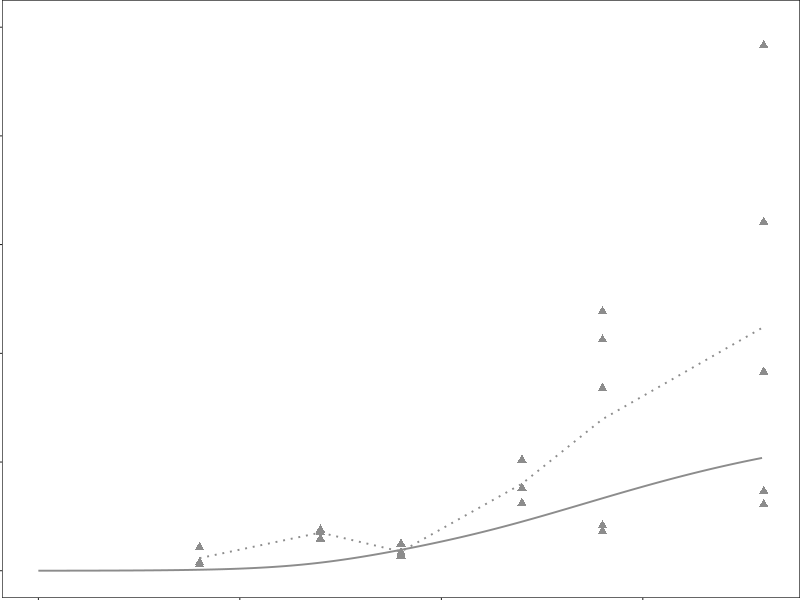
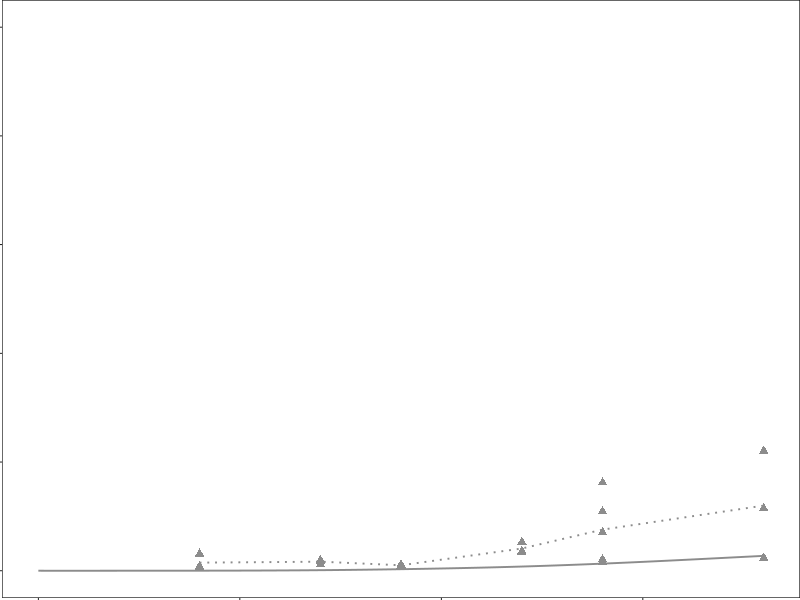
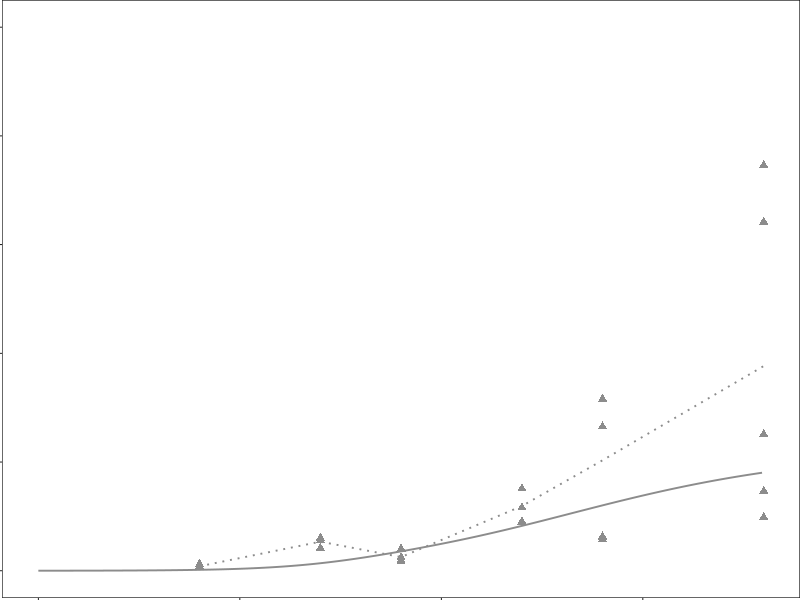
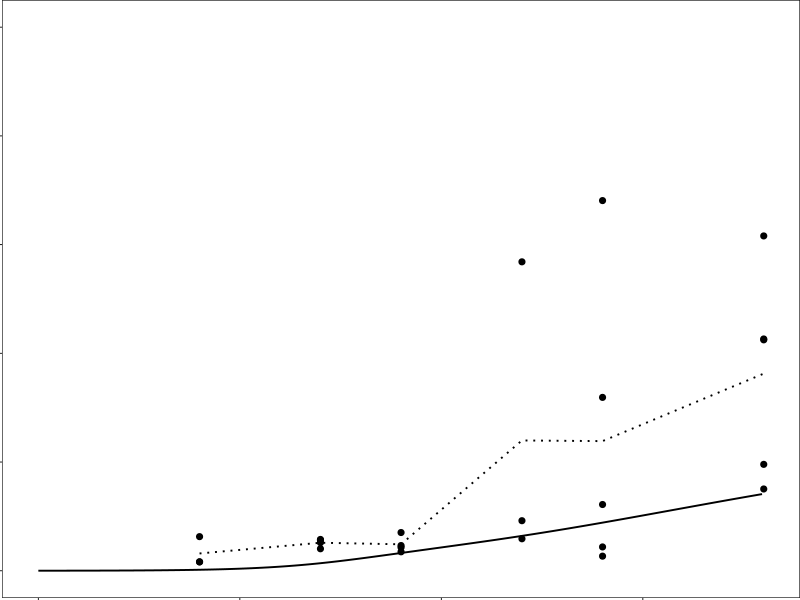
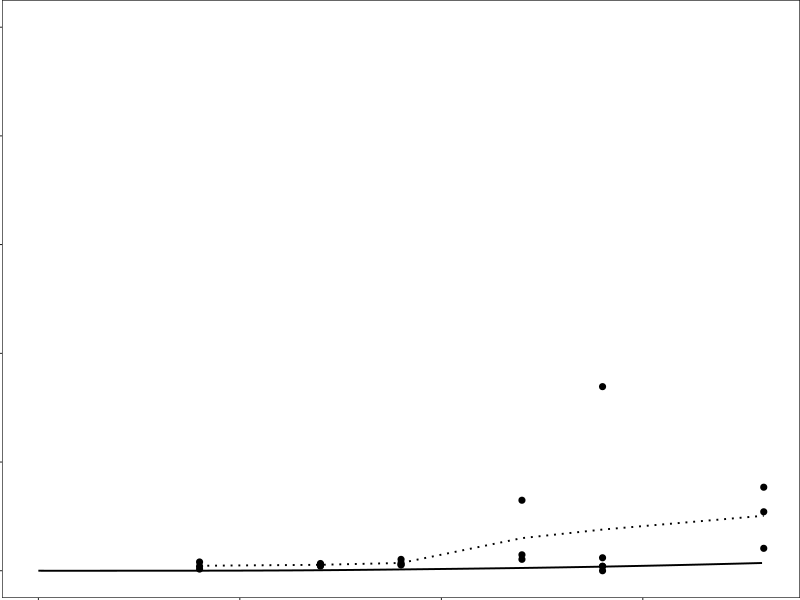
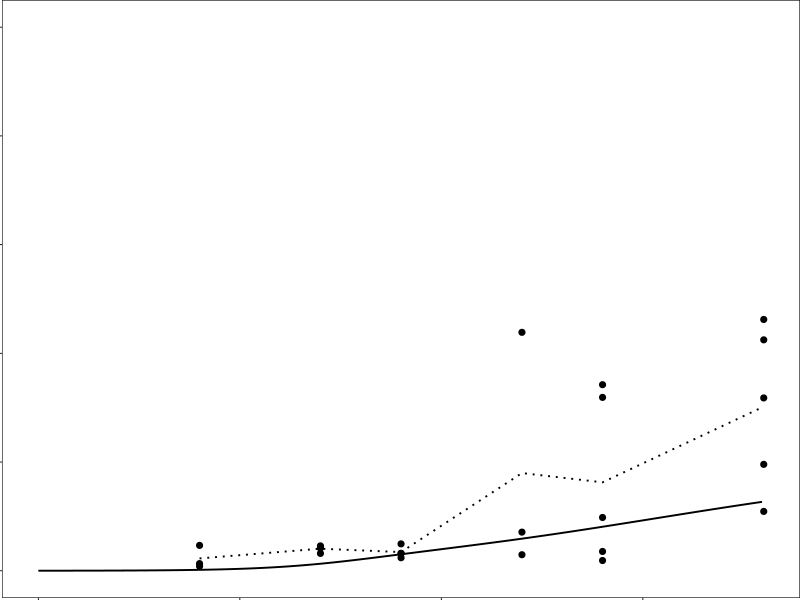
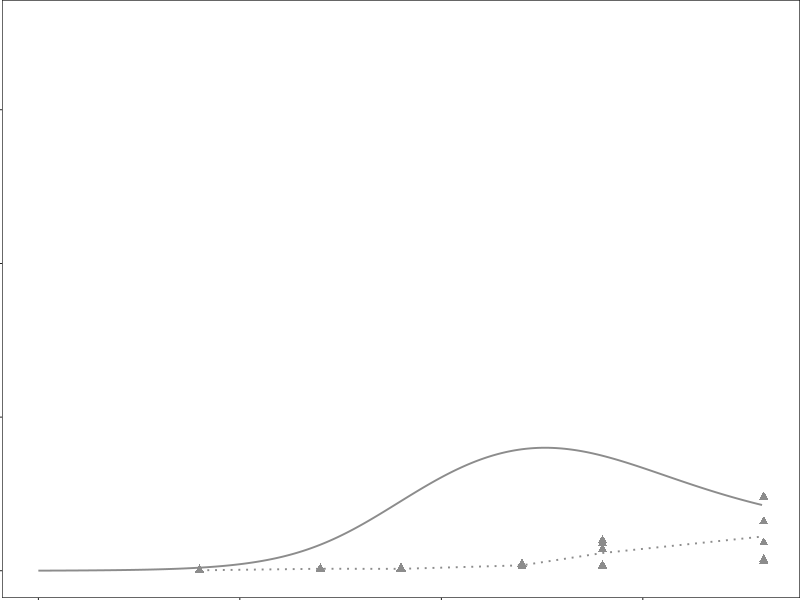
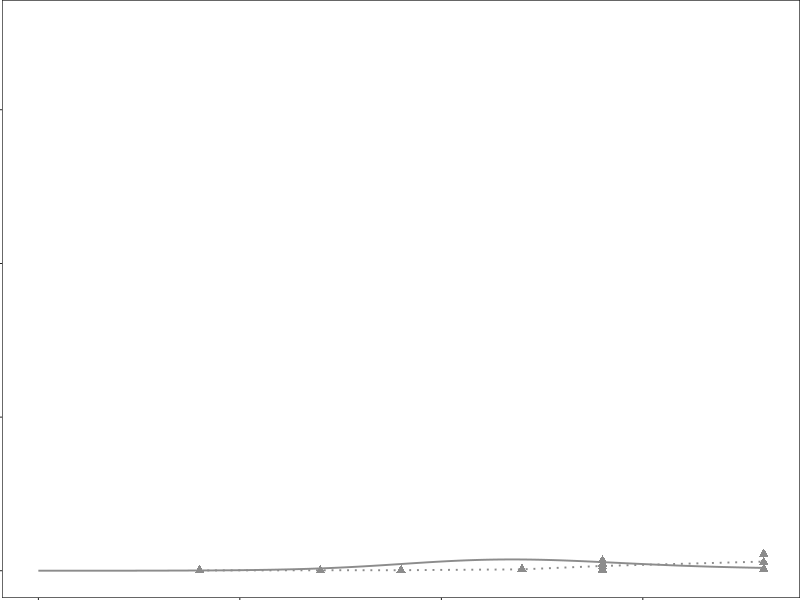

Generate these figures, in order, with R:
#====================================================================
# LIBRARIES + DATA
#====================================================================
library(ggplot2)

ModeldataWT = read.csv("../../Data/ModelOutputWT_final.csv")
ModeldataKO = read.csv("../../Data/ModelOutputKO_final.csv")
WTData = read.csv("../../RawData/ActivatedWTSpleen.csv")
ProlWTData = read.csv("../../RawData/WTProl.csv")
KOData = read.csv("../../RawData/ActivatedKOSpleen.csv")
ProlKOData = read.csv("../../RawData/KOProl.csv")

max(KOData$ActivatedCD4CT)

WTData$hours = WTData$hours / 24
KOData$hours = KOData$hours / 24
ProlWTData$hours = ProlWTData$hours / 24
ProlKOData$hours = ProlKOData$hours / 24

colnames(ModeldataWT) = c("NaiveCT", "ActTCT", "TregCT", "ThyNaive", "ActTNaive", "ThyTregs",
                          "TregNaive", "ProlNaive", "ProlActT", "ProlTreg", "IL-2", "ThymWeigth")
colnames(ModeldataKO) = c("NaiveCT", "ActTCT", "TregCT", "ThyNaive", "ActTNaive", "ThyTregs",
                          "TregNaive", "ProlNaive", "ProlActT", "ProlTreg", "IL-2", "ThymWeigth")

ModeldataWT$time = 0:431
ModeldataKO$time = 0:431
ModeldataWT$time = ModeldataWT$time / 24
ModeldataKO$time = ModeldataKO$time / 24

#====================================================================
# 2) COMMON PARAMETERS
#====================================================================
# Plot size (mm)
width_fig  <- 31.39
height_fig <- 25.29

# point & line sizes
dotsize_mm_WT <- 2.06    # WT symbol diameter (mm)
dotsize_mm_KO <- 1.75    # KO symbol diameter (mm)
linewidth_pt  <- 0.655   # line width in pt

# base theme: no labels, no grids, thin box border
small_theme_clean <- theme_minimal(base_size = 6) +
  theme(
    axis.title    = element_blank(),
    axis.text     = element_blank(),
    axis.ticks.x  = element_line(linewidth = 0.3),
    axis.ticks.y  = element_line(linewidth = 0.3),
    panel.grid    = element_blank(),
    panel.background = element_rect(fill="white", color="black", linewidth=0.4),
    plot.background  = element_blank(),
    plot.margin      = margin(0,0,0,0,"mm")
  )

# summary‐line shortcuts
stat_summary_WT <- stat_summary(
  fun       = mean,
  colour    = "#8c8c8cff",
  geom      = "line",
  linetype  = "dotted",
  size      = linewidth_pt
)
stat_summary_KO <- stat_summary(
  fun       = mean,
  colour    = "black",
  geom      = "line",
  linetype  = "dotted",
  size      = linewidth_pt
)

# point shortcuts
geom_point_WT <- geom_point(shape=17, size=dotsize_mm_WT, colour="#8c8c8cff")
geom_point_KO <- geom_point(size=dotsize_mm_KO, colour="black")

# y‐axis scales (per major population)
scale_y_Naive <- scale_y_continuous(
  limits = c(0,5e6),
  breaks = seq(0,5e6,1e6),
  labels = 0:5
)
scale_y_ActT  <- scale_y_continuous(limits = c(0,7075000))
scale_y_Treg  <- scale_y_continuous(
  limits = c(0,1.05e6),
  breaks = c(0,2e5,4e5,6e5,8e5,1e6),
  labels = c(0,2,5,6,8,10)
)

# base output folder
base_dir <- "../../Plots/Figure3/IndividualPlots"

#====================================================================
# 3) NAIVE T-CELL PANELS
#====================================================================
## WT
# -- Total Naive
p <- ggplot(WTData, aes(hours, NaiveCT)) +
  geom_line(data=ModeldataWT,
            aes(time, NaiveCT),
            colour="#8c8c8cff",
            size=linewidth_pt) +
  geom_point_WT +
  stat_summary_WT +
  small_theme_clean +
  scale_y_Naive
ggsave(
  file.path(base_dir,"Naive","WT","NaiveCTWT.pdf"),
  plot   = p, width=width_fig, height=height_fig, units="mm", dpi=300
)

# -- Proliferating Naive
p <- ggplot(ProlWTData, aes(hours, NaiveProlCT)) +
  geom_line(data=ModeldataWT,
            aes(time, ProlNaive),
            colour="#8c8c8cff",
            size=linewidth_pt) +
  geom_point_WT +
  stat_summary_WT +
  small_theme_clean +
  scale_y_Naive
ggsave(
  file.path(base_dir,"Naive","WT","ProlNaiveWT.pdf"),
  plot   = p, width=width_fig, height=height_fig, units="mm", dpi=300
)

# -- Thymic Naive
p <- ggplot(WTData, aes(hours, ThymicNaive)) +
  geom_line(data=ModeldataWT,
            aes(time, ThyNaive),
            colour="#8c8c8cff",
            size=linewidth_pt) +
  geom_point_WT +
  stat_summary_WT +
  small_theme_clean +
  scale_y_Naive
ggsave(
  file.path(base_dir,"Naive","WT","ThymicNaiveWT.pdf"),
  plot   = p, width=width_fig, height=height_fig, units="mm", dpi=300
)

## KO
# -- Total Naive
p <- ggplot(KOData, aes(hours, NaiveCT)) +
  geom_line(data=ModeldataKO,
            aes(time, NaiveCT),
            colour="black",
            size=linewidth_pt) +
  geom_point_KO +
  stat_summary_KO +
  small_theme_clean +
  scale_y_Naive
ggsave(
  file.path(base_dir,"Naive","IL2KO","NaiveCTKO.pdf"),
  plot   = p, width=width_fig, height=height_fig, units="mm", dpi=300
)

# -- Proliferating Naive
p <- ggplot(ProlKOData, aes(hours, NaiveProlCT)) +
  geom_line(data=ModeldataKO,
            aes(time, ProlNaive),
            colour="black",
            size=linewidth_pt) +
  geom_point_KO +
  stat_summary_KO +
  small_theme_clean +
  scale_y_Naive
ggsave(
  file.path(base_dir,"Naive","IL2KO","ProlNaiveKO.pdf"),
  plot   = p, width=width_fig, height=height_fig, units="mm", dpi=300
)

# -- Thymic Naive
p <- ggplot(KOData, aes(hours, ThymicNaive)) +
  geom_line(data=ModeldataKO,
            aes(time, ThyNaive),
            colour="black",
            size=linewidth_pt) +
  geom_point_KO +
  stat_summary_KO +
  small_theme_clean +
  scale_y_Naive
ggsave(
  file.path(base_dir,"Naive","IL2KO","ThymicNaiveKO.pdf"),
  plot   = p, width=width_fig, height=height_fig, units="mm", dpi=300
)


#====================================================================
# 4) ACTIVATED T-CELL PANELS (ActT)
#====================================================================
## WT
# -- Total Activated
p <- ggplot(WTData, aes(hours, ActivatedCD4CT)) +
  geom_line(data=ModeldataWT,
            aes(time, ActTCT),
            colour="#8c8c8cff",
            size=linewidth_pt) +
  geom_point_WT +
  stat_summary_WT +
  small_theme_clean +
  scale_y_ActT
ggsave(
  file.path(base_dir,"ActT","WT","TotalActTWT.pdf"),
  plot   = p, width=width_fig, height=height_fig, units="mm", dpi=300
)

# -- Proliferating Activated
p <- ggplot(ProlWTData, aes(hours, ActivatedProlCT)) +
  geom_line(data=ModeldataWT,
            aes(time, ProlActT),
            colour="#8c8c8cff",
            size=linewidth_pt) +
  geom_point_WT +
  stat_summary_WT +
  small_theme_clean +
  scale_y_ActT
ggsave(
  file.path(base_dir,"ActT","WT","ProlActTWT.pdf"),
  plot   = p, width=width_fig, height=height_fig, units="mm", dpi=300
)

# -- Naive‐Derived Activated
p <- ggplot(WTData, aes(hours, ActivatedNaiveCT)) +
  geom_line(data=ModeldataWT,
            aes(time, ActTNaive),
            colour="#8c8c8cff",
            size=linewidth_pt) +
  geom_point_WT +
  stat_summary_WT +
  small_theme_clean +
  scale_y_ActT
ggsave(
  file.path(base_dir,"ActT","WT","NaiveActTWT.pdf"),
  plot   = p, width=width_fig, height=height_fig, units="mm", dpi=300
)

## KO
# -- Total Activated
p <- ggplot(KOData, aes(hours, ActivatedCD4CT)) +
  geom_line(data=ModeldataKO,
            aes(time, ActTCT),
            colour="black",
            size=linewidth_pt) +
  geom_point_KO +
  stat_summary_KO +
  small_theme_clean +
  scale_y_ActT
ggsave(
  file.path(base_dir,"ActT","IL2KO","TotalActTKO.pdf"),
  plot   = p, width=width_fig, height=height_fig, units="mm", dpi=300
)

# -- Proliferating Activated
p <- ggplot(ProlKOData, aes(hours, ActivatedProlCT)) +
  geom_line(data=ModeldataKO,
            aes(time, ProlActT),
            colour="black",
            size=linewidth_pt) +
  geom_point_KO +
  stat_summary_KO +
  small_theme_clean +
  scale_y_ActT
ggsave(
  file.path(base_dir,"ActT","IL2KO","ProlActTKO.pdf"),
  plot   = p, width=width_fig, height=height_fig, units="mm", dpi=300
)

# -- Naive‐Derived Activated
p <- ggplot(KOData, aes(hours, ActivatedNaiveCT)) +
  geom_line(data=ModeldataKO,
            aes(time, ActTNaive),
            colour="black",
            size=linewidth_pt) +
  geom_point_KO +
  stat_summary_KO +
  small_theme_clean +
  scale_y_ActT
ggsave(
  file.path(base_dir,"ActT","IL2KO","NaiveActTKO.pdf"),
  plot   = p, width=width_fig, height=height_fig, units="mm", dpi=300
)


#====================================================================
# 5) REGULATORY T-CELL PANELS (Treg)
#====================================================================
## WT
# -- Total Tregs
p <- ggplot(WTData, aes(hours, X4TregCT)) +
  geom_line(data=ModeldataWT,
            aes(time, TregCT),
            colour="#8c8c8cff",
            size=linewidth_pt) +
  geom_point_WT +
  stat_summary_WT +
  small_theme_clean +
  scale_y_Treg
ggsave(
  file.path(base_dir,"Treg","WT","TregCTWT.pdf"),
  plot   = p, width=width_fig, height=height_fig, units="mm", dpi=300
)

# -- Thymic‐Derived Tregs
p <- ggplot(WTData, aes(hours, ThymicDerivedTregsCT)) +
  geom_line(data=ModeldataWT,
            aes(time, ThyTregs),
            colour="#8c8c8cff",
            size=linewidth_pt) +
  geom_point_WT +
  stat_summary_WT +
  small_theme_clean +
  scale_y_Treg
ggsave(
  file.path(base_dir,"Treg","WT","ThymicTregWT.pdf"),
  plot   = p, width=width_fig, height=height_fig, units="mm", dpi=300
)

# -- Naive‐Derived Tregs
p <- ggplot(WTData, aes(hours, NaiveDerivedTregsCT)) +
  geom_line(data=ModeldataWT,
            aes(time, TregNaive),
            colour="#8c8c8cff",
            size=linewidth_pt) +
  geom_point_WT +
  stat_summary_WT +
  small_theme_clean +
  scale_y_Treg
ggsave(
  file.path(base_dir,"Treg","WT","NaiveTregWT.pdf"),
  plot   = p, width=width_fig, height=height_fig, units="mm", dpi=300
)

# -- Proliferating Tregs
p <- ggplot(ProlWTData, aes(hours, X4TregProlCT)) +
  geom_line(data=ModeldataWT,
            aes(time, ProlTreg),
            colour="#8c8c8cff",
            size=linewidth_pt) +
  geom_point_WT +
  stat_summary_WT +
  small_theme_clean +
  scale_y_Treg
ggsave(
  file.path(base_dir,"Treg","WT","ProlTregWT.pdf"),
  plot   = p, width=width_fig, height=height_fig, units="mm", dpi=300
)

## KO
# -- Total Tregs
p <- ggplot(KOData, aes(hours, X4TregCT)) +
  geom_line(data=ModeldataKO,
            aes(time, TregCT),
            colour="black",
            size=linewidth_pt) +
  geom_point_KO +
  stat_summary_KO +
  small_theme_clean +
  scale_y_Treg
ggsave(
  file.path(base_dir,"Treg","IL2KO","TregCTKO.pdf"),
  plot   = p, width=width_fig, height=height_fig, units="mm", dpi=300
)

# -- Thymic‐Derived Tregs
p <- ggplot(KOData, aes(hours, ThymicDerivedTregsCT)) +
  geom_line(data=ModeldataKO,
            aes(time, ThyTregs),
            colour="black",
            size=linewidth_pt) +
  geom_point_KO +
  stat_summary_KO +
  small_theme_clean +
  scale_y_Treg
ggsave(
  file.path(base_dir,"Treg","IL2KO","ThymicTregKO.pdf"),
  plot   = p, width=width_fig, height=height_fig, units="mm", dpi=300
)

# -- Naive‐Derived Tregs
p <- ggplot(KOData, aes(hours, NaiveDerivedTregsCT)) +
  geom_line(data=ModeldataKO,
            aes(time, TregNaive),
            colour="black",
            size=linewidth_pt) +
  geom_point_KO +
  stat_summary_KO +
  small_theme_clean +
  scale_y_Treg
ggsave(
  file.path(base_dir,"Treg","IL2KO","NaiveTregKO.pdf"),
  plot   = p, width=width_fig, height=height_fig, units="mm", dpi=300
)

# -- Proliferating Tregs
p <- ggplot(ProlKOData, aes(hours, X4TregProlCT)) +
  geom_line(data=ModeldataKO,
            aes(time, ProlTreg),
            colour="black",
            size=linewidth_pt) +
  geom_point_KO +
  stat_summary_KO +
  small_theme_clean +
  scale_y_Treg
ggsave(
  file.path(base_dir,"Treg","IL2KO","ProlTregKO.pdf"),
  plot   = p, width=width_fig, height=height_fig, units="mm", dpi=300
)